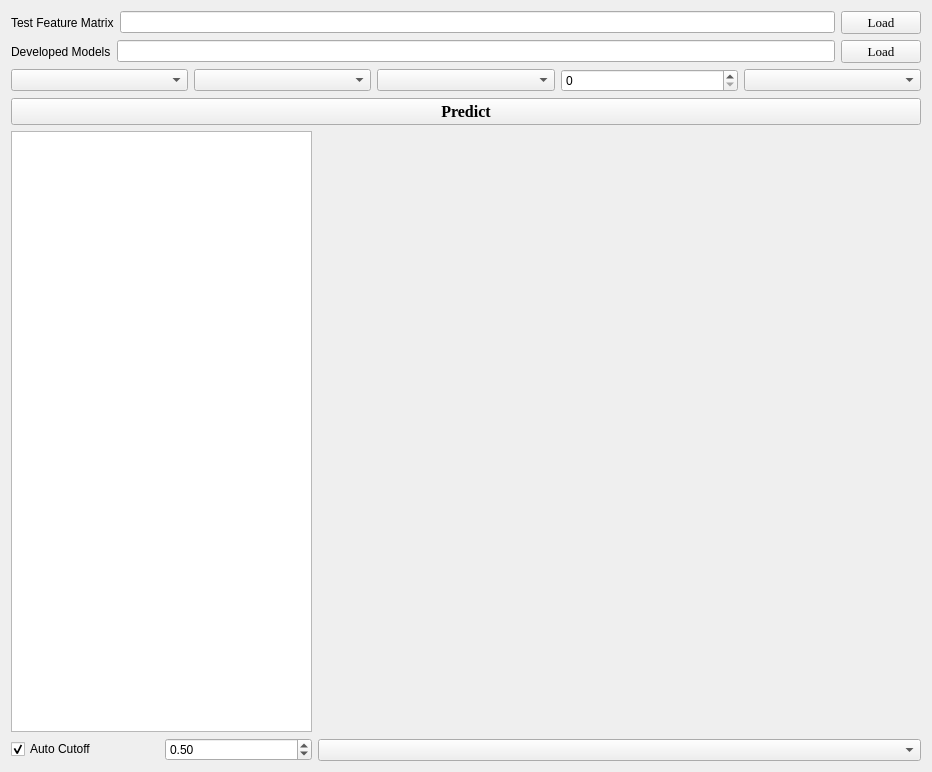
<?xml version="1.0" encoding="UTF-8"?>
<ui version="4.0">
 <class>ReuseFaeModel</class>
 <widget class="QWidget" name="ReuseFaeModel">
  <property name="geometry">
   <rect>
    <x>0</x>
    <y>0</y>
    <width>932</width>
    <height>772</height>
   </rect>
  </property>
  <property name="windowTitle">
   <string>Reuse FAE Model</string>
  </property>
  <layout class="QHBoxLayout" name="horizontalLayout_6">
   <item>
    <layout class="QVBoxLayout" name="verticalLayout_4">
     <item>
      <layout class="QVBoxLayout" name="verticalLayout">
       <item>
        <layout class="QHBoxLayout" name="horizontalLayout">
         <item>
          <widget class="QLabel" name="label">
           <property name="text">
            <string>Test Feature Matrix</string>
           </property>
          </widget>
         </item>
         <item>
          <widget class="QLineEdit" name="lineTestFeatureMatrixLoader"/>
         </item>
         <item>
          <widget class="QPushButton" name="buttonLoadTestFeature">
           <property name="font">
            <font>
             <family>Times New Roman</family>
             <pointsize>10</pointsize>
            </font>
           </property>
           <property name="text">
            <string>Load</string>
           </property>
          </widget>
         </item>
        </layout>
       </item>
       <item>
        <layout class="QHBoxLayout" name="horizontalLayout_2">
         <item>
          <widget class="QLabel" name="label_3">
           <property name="text">
            <string>Developed Models</string>
           </property>
          </widget>
         </item>
         <item>
          <widget class="QLineEdit" name="lineModelPath"/>
         </item>
         <item>
          <widget class="QPushButton" name="buttonLoadModel">
           <property name="font">
            <font>
             <family>Times New Roman</family>
             <pointsize>10</pointsize>
            </font>
           </property>
           <property name="text">
            <string>Load</string>
           </property>
          </widget>
         </item>
        </layout>
       </item>
       <item>
        <layout class="QHBoxLayout" name="horizontalLayout_3">
         <item>
          <widget class="QComboBox" name="comboNormalizer"/>
         </item>
         <item>
          <widget class="QComboBox" name="comboDimensionReduction"/>
         </item>
         <item>
          <widget class="QComboBox" name="comboFeatureSelector"/>
         </item>
         <item>
          <widget class="QSpinBox" name="spinBoxFeatureNumber"/>
         </item>
         <item>
          <widget class="QComboBox" name="comboClassifier"/>
         </item>
        </layout>
       </item>
       <item>
        <widget class="QPushButton" name="buttonPredict">
         <property name="font">
          <font>
           <family>Times New Roman</family>
           <pointsize>12</pointsize>
           <weight>75</weight>
           <bold>true</bold>
          </font>
         </property>
         <property name="text">
          <string>Predict</string>
         </property>
        </widget>
       </item>
      </layout>
     </item>
     <item>
      <layout class="QHBoxLayout" name="horizontalLayout_5" stretch="1,2">
       <item>
        <layout class="QVBoxLayout" name="verticalLayout_3">
         <item>
          <widget class="QTableWidget" name="tableResult">
           <property name="minimumSize">
            <size>
             <width>300</width>
             <height>0</height>
            </size>
           </property>
          </widget>
         </item>
         <item>
          <layout class="QHBoxLayout" name="horizontalLayout_4">
           <item>
            <widget class="QCheckBox" name="checkAutoCutoff">
             <property name="text">
              <string>Auto Cutoff</string>
             </property>
             <property name="checked">
              <bool>true</bool>
             </property>
            </widget>
           </item>
           <item>
            <widget class="QDoubleSpinBox" name="spinCutoff">
             <property name="maximum">
              <double>1.000000000000000</double>
             </property>
             <property name="singleStep">
              <double>0.100000000000000</double>
             </property>
             <property name="value">
              <double>0.500000000000000</double>
             </property>
            </widget>
           </item>
          </layout>
         </item>
        </layout>
       </item>
       <item>
        <layout class="QVBoxLayout" name="verticalLayout_2">
         <item>
          <widget class="MatplotlibWidget" name="canvas" native="true">
           <property name="minimumSize">
            <size>
             <width>500</width>
             <height>500</height>
            </size>
           </property>
          </widget>
         </item>
         <item>
          <widget class="QComboBox" name="comboCurve"/>
         </item>
        </layout>
       </item>
      </layout>
     </item>
    </layout>
   </item>
  </layout>
 </widget>
 <customwidgets>
  <customwidget>
   <class>MatplotlibWidget</class>
   <extends>QWidget</extends>
   <header location="global">MatplotlibWidget.h</header>
   <container>1</container>
  </customwidget>
 </customwidgets>
 <resources/>
 <connections/>
</ui>
